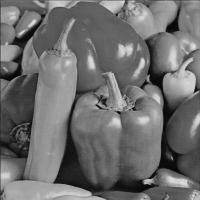
%> input picture Lecciones/Leccion09 15-05-2020/peppers.jpg, 200 x 200 px
$ octave test.m   (GNU Octave 9; MATLAB toolbox functions it lacks are replaced by stand-ins)
%> lines starting %> are read from the running program, lines starting %| are printed output that depends on the picture
clc; clear;

pkg load image

A = imread('peppers.jpg');
%> A is the input picture: size 200x200 uint8; min 0, max 227, mean 109.9

subplot(2,2,1);
imshow(A);

% Computing the histogram.
h2 = zeros(256,1); #h2 = [h(0) h(1) h(2) ... h(255)]
for i = 0:255
  h2(i+1) = sum(sum(A==i));
endfor
%> after the loop, h2 = 256 values, max 606 at index 99, min 0 at index 226, mean 156.2

subplot(2,2,3);
bar(0:255,h2);
title("Histograma");
xlim([0 255]);

% Modify the image streching-in the histogram.
r_min = min(min(A))
%> r_min = 0
r_max = max(max(A))
%> r_max = 227

s_min = 30;
s_max = 150;

A = ((s_max-s_min)/(r_max-r_min))*(A-r_min)+s_min;
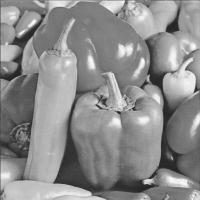
%> A: size 200x200 uint8; min 30, max 255, mean 139.9

subplot(2,2,2)
imshow(A)

A = im2uint8(A);
for i = 0:255
  h2(i+1) = sum(sum(A==i));
endfor
%> after the loop, h2 = 256 values, max 606 at index 129, min 0 at index 1, mean 156.2
subplot(2,2,4);
bar(0:255,h2);
title("Histograma");
xlim([0 255]);
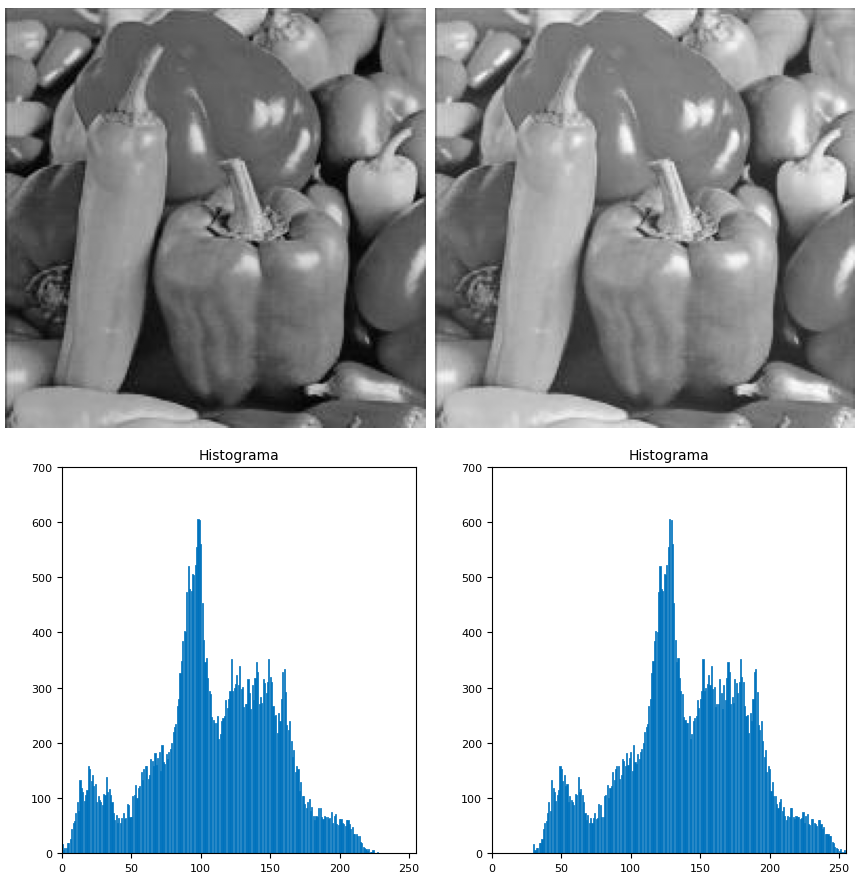
%> figure redrawn from the program's plot data, 4 panels
